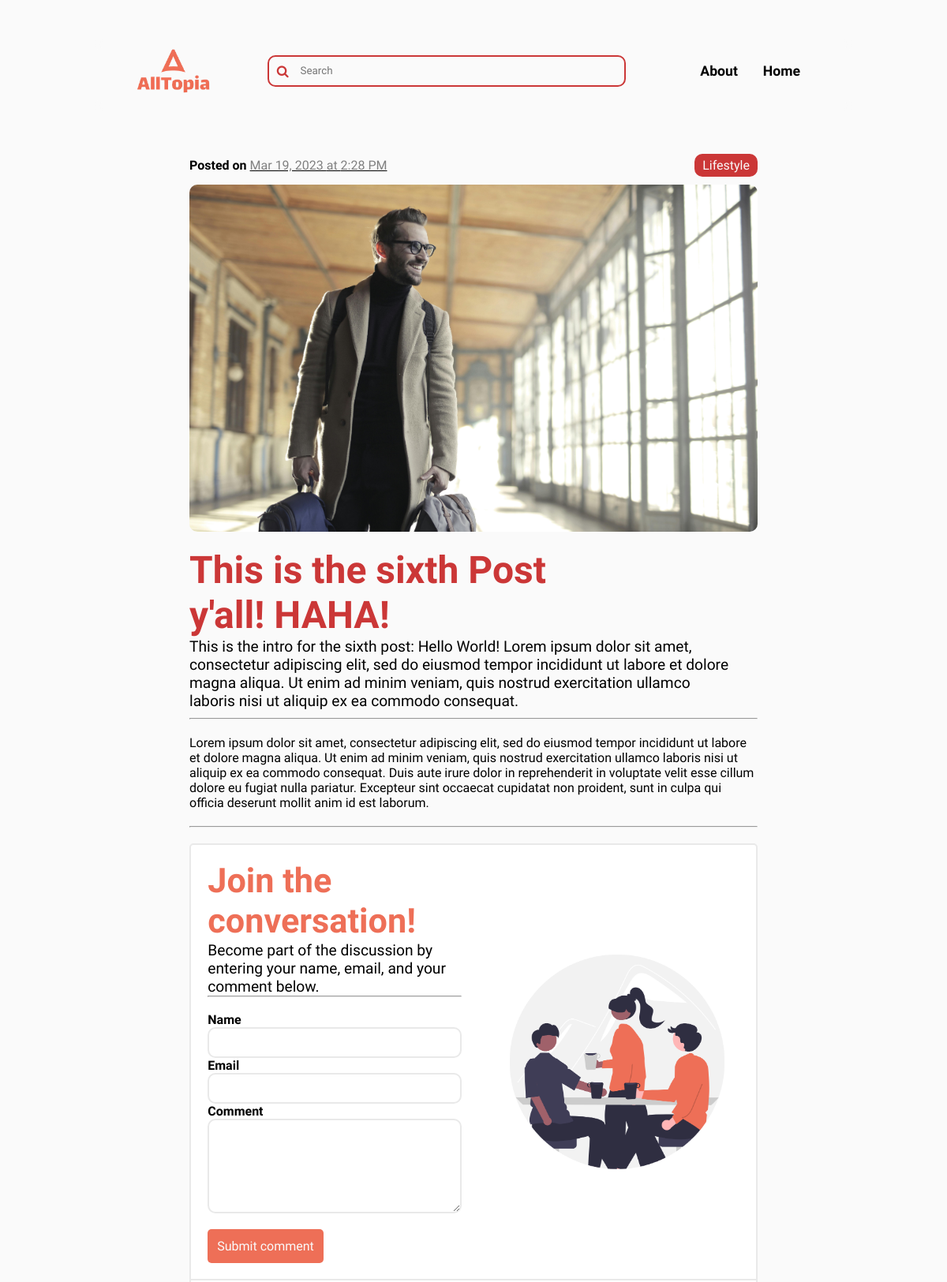
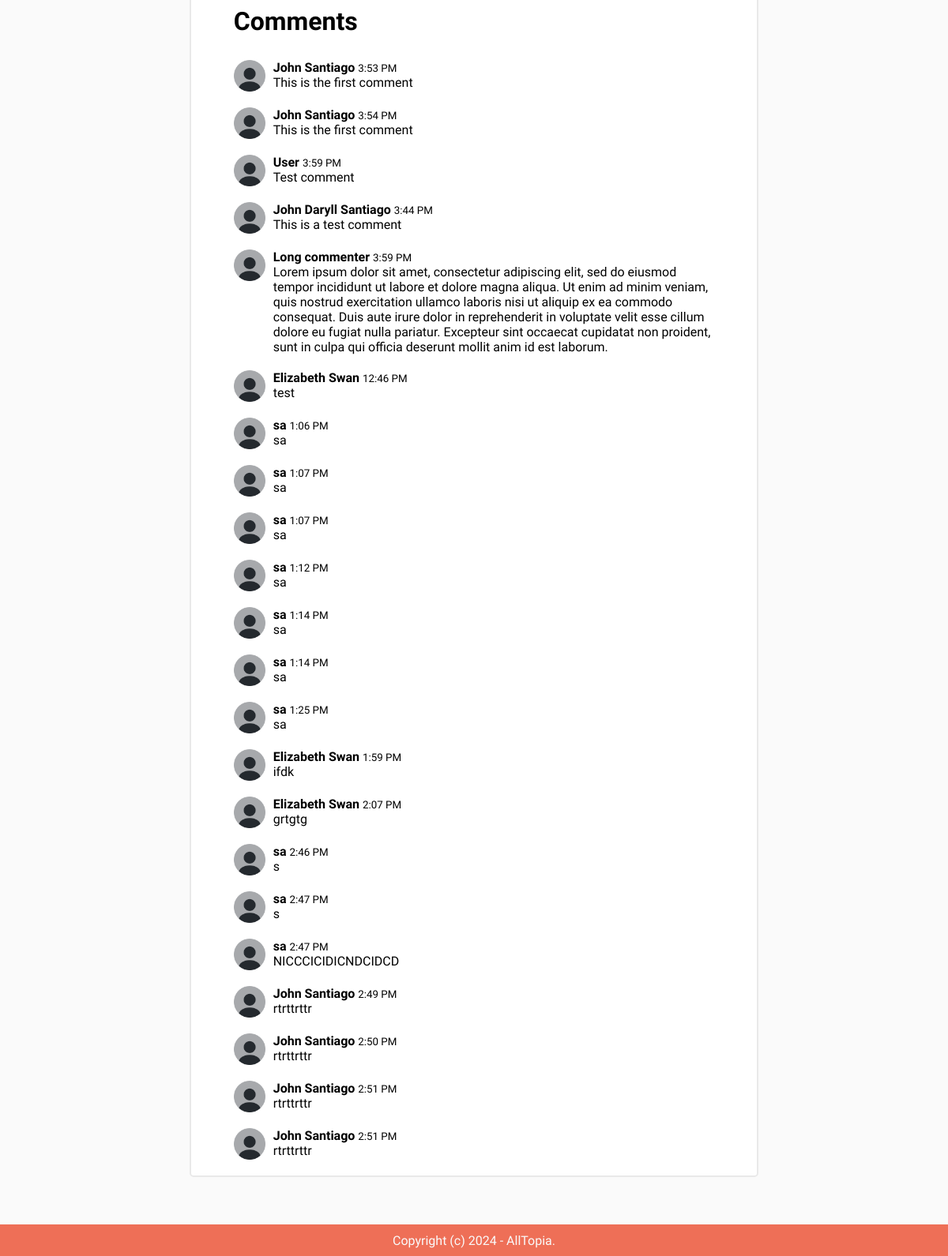
Page /lifestyle/this-is-the-sixth-post/ on the committed database (2 pictures, top to bottom).
### blog/models.py (models this page shows, shortened)
class Post(models.Model):
    ACTIVE  = 'active'
    DRAFT = 'draft'
    CHOICES_STATUS = (
        (ACTIVE, 'Active'),
        (DRAFT, 'Draft')
    )
    category = models.ForeignKey(Category, related_name='posts', on_delete=models.CASCADE)
    title = models.CharField(max_length=255)
    slug = models.SlugField()
    intro = models.TextField()
    body = models.TextField()
    created_at = models.DateTimeField(auto_now_add=True)
    status = models.CharField(max_length=10, choices=CHOICES_STATUS, default=ACTIVE)
    image = models.ImageField(upload_to='uploads/', blank=True, null=True)
    class Meta:
        ordering = ('-created_at',)

class Category(models.Model):
    title = models.CharField(max_length=255)
    slug = models.SlugField()
    class Meta:
        ordering = ('title',)
        verbose_name_plural = 'Categories'
    def __str__(self):
        return self.title

class Comment(models.Model):
    post = models.ForeignKey(Post, related_name='comments', on_delete = models.CASCADE)
    name = models.CharField(max_length=255)
    email = models.EmailField()
    body = models.TextField()
    created_at = models.DateTimeField(auto_now_add=True)

### blog/views.py (the view)
# urls.py: path('<slug:category_slug>/<slug:slug>/', views.detail, name='post_detail'),
def detail(request, category_slug, slug):
    post = get_object_or_404(Post, slug=slug, status=Post.ACTIVE)
    if request.method == 'POST':
        form = CommentForm(request.POST)
        if form.is_valid():
            comment = form.save(commit=False)
            comment.post = post
            comment.save()
            return render(request, 'blog/detail.html', {'post': post, 'form': form})
    else:
        form = CommentForm()
    form = CommentForm()
    return render(request, 'blog/detail.html', {'post': post, 'form': form})

### blog/forms.py
class CommentForm(forms.ModelForm):
    class Meta:
        model = Comment
        fields = ('name', 'email', 'body')

### blog/templates/blog/detail.html (shortened to what this page needs)
{% extends 'core/base.html' %}
{% block content %}
<div class="post-view-main-container">
    <div class="view-post-category-tag">
        <p class=""><strong>Posted on </strong><u><span class="post-view-date">{{ post.created_at|date:'M d, Y' }} at {{ post.created_at|date:'g:i A' }}</span></u></p>
        <p class="tag"><a href="{% url 'category_detail' post.category.slug %}" class="post-category-tag">{{post.category}} </a></p>
    </div>
    {% if post.image %}
        <div class="post-img" style="background-image: url('{{ post.image.url }}');"></div>
    {% endif %}
    <div class="post-view-content-container">
        <h2 class="">{{ post.title }}</h2>
        <p class="post-view-intro">{{ post.intro }} Lorem ipsum dolor sit amet, consectetur adipiscing elit, sed do eiusmod tempor incididunt ut labore et dolore magna aliqua. Ut enim ad minim veniam, quis nostrud exercitation ullamco laboris nisi ut aliquip ex ea commodo consequat.</p>
        <hr>
        <p class="post-view-content">{{ post.body }}</p>
        <hr>
    </div>
    <div class="comment-section-container">
        <div class="comment-section-header">
            <div class="comsec-fields-container">
                    <form method="POST" class="comment-form">
                        <p class="comment-header">Join the conversation!</p>
                        <p class="comment-sub-header">Become part of the discussion by entering your name, email, and your comment below.</p>
                        <hr>
                        <br>
                        <div class="field-group">
                            <label for="id_name">Name</label>
                            {{ form.name }}
                        </div>
                        <div class="field-group">
                            <label for="id_email">Email</label>
                            {{ form.email }}
                        </div>
                        <div class="field-group">
                            <label for="id_body">Comment</label>
                            {{ form.body }}
                        </div>
                        <button class="submit-btn">Submit comment</button>
                    </form>
                <div class="comsec-art">
                    <img src="../../static/assets/conversation.png" />
                </div>
            </div>
        </div>
        <div class="comsec-label">
            <p class="">Comments</p>
        </div>
        <div class="comments-main-container">
            {% for comment in post.comments.all %}
                <div class="comment-container">
                    <img src="../../static/assets/default-client-profile.png" class="default-account-image"/>
                        <div class="">
                            <strong>{{ comment.name }}</strong> <small>{{ comment.created_at|date:'g:i A'}}</small><br>
                            {{ comment.body }}
                        </div>
                </div>
            {% endfor %}
        </div>
    </div>
</div>
{% endblock %}

### core/static/css/styles.css (style rules this page uses)
body { scroll-behavior: smooth; background-color: var(--light-text-color); }
* { font-family: 'Mukta', sans-serif; margin: 0; padding: 0; }
a { text-decoration: none; color: var(--default-text-color); }
:root { --default-text-color: black; --page-theme-color: #EE6F57; --page-theme-color-darker: #CB3737; --light-text-color: #FAFAFA; }
.post-category-tag { padding: 5px 10px 5px 10px; background-color: var(--page-theme-color-darker); color: var(--light-text-color); border-radius: 10px; }
.view-post-category-tag { display: flex; justify-content: space-between; align-items: flex-end; width: 100%; border-radius: 0px; margin-bottom: 15px; }
.post-view-main-container { display: flex; flex-direction: column; margin: 50px auto auto auto; width: 60%; padding: 10px; }
.post-view-date { color: grey; }
.post-img { background-image: url('../assets/blog-image-test-large.jpg'); background-size:cover; background-position: center; width: auto; height: 55vh; border-radius: 10px; }
.post-view-content-container { width: 100%; margin-top: 20px; }
.post-view-content-container h2 { color: var(--page-theme-color-darker); font-size: 3.0rem; width: 70%; }
.post-view-intro { font-size: 1.2rem; width: 95%; margin-bottom: 10px; }
.post-view-content { margin-top: 20px; margin-bottom: 20px; }
.comment-section-container { margin-top: 20px; border-style: solid; border-width: 2px; border-color: #e9e9e9; border-radius: 5px; background-color: white; }
.comment-section-header { width: 100%; border-style: solid; border-width: 0 0 2px 0; border-color: #e9e9e9; }
.comment-header { font-size: 2.7rem; font-weight: 900; color: var(--page-theme-color) }
.comment-sub-header { font-size: 1.2rem; font-weight: 300; }
.comsec-fields-container { display: flex; justify-content: space-evenly; align-items: center; }
.comment-form { width: 45%; margin: 20px; }
.field-group { display: flex; flex-direction: column; }
.field-group label { display: block; font-weight: bold; }
.field-group input[type="text"], .field-group input[type="email"], .field-group textarea { width: 100%; padding: 10px; border: 2px solid #e9e9e9; border-radius: 10px; box-sizing: border-box; }
.field-group textarea { height: 120px; width: 100%; resize: vertical; }
.comsec-art { justify-content: center; }
.comsec-art img { margin: auto; width: 350px; height: auto; }
.submit-btn { color: var(--light-text-color); border: 2px solid transparent; border-radius: 5px; padding: 10px; margin-top: 20px; background-color: var(--page-theme-color); cursor: pointer; font-size: 1.0rem; }
.comsec-label { margin-top: 10px; display: flex; width: 100%; justify-content: center; }
.comsec-label p { width: 85%; font-size: 2.0rem; font-weight: 900; color: black; }
.comments-main-container { margin-top: 30px; }
.comment-container { display: flex; width: 85%; align-items: start; margin: 10px auto 20px auto }
.default-account-image { width: auto; height: 40px; margin-right: 10px; }

### rows in the picture
Post: created_at "Mar 19, 2023", created_at "2:28 PM", category "Lifestyle", image (picture), title "This is the sixth Post y'all! HAHA!", intro "This is the intro for the sixth post: Hello World!", body "Lorem ipsum dolor sit amet, consectetur adipiscing elit, sed do eiusmod tempor incididunt ut labore et dolore magna aliqua. Ut enim ad minim veniam, quis nostrud exercitation ullamco laboris nisi ut aliquip ex ea commodo consequat. Duis aute irure dolor in reprehenderit in voluptate velit esse cillum dolore eu fugiat nulla pariatur. Excepteur sint occaecat cupidatat non proident, sunt in culpa qui officia deserunt mollit anim id est laborum."
Comment: name "John Santiago", created_at "3:53 PM", body "This is the first comment"
Comment: name "John Santiago", created_at "3:54 PM", body "This is the first comment"
Comment: name "User", created_at "3:59 PM", body "Test comment"
Comment: name "John Daryll Santiago", created_at "3:44 PM", body "This is a test comment"
Comment: name "Long commenter", created_at "3:59 PM", body "Lorem ipsum dolor sit amet, consectetur adipiscing elit, sed do eiusmod tempor incididunt ut labore et dolore magna aliqua. Ut enim ad minim veniam, quis nostrud exercitation ullamco laboris nisi ut aliquip ex ea commodo consequat. Duis aute irure dolor in reprehenderit in voluptate velit esse cillum dolore eu fugiat nulla pariatur. Excepteur sint occaecat cupidatat non proident, sunt in culpa qui officia deserunt mollit anim id est laborum."
Comment: name "Elizabeth Swan", created_at "12:46 PM", body "test"
Comment: name "sa", created_at "1:06 PM", body "sa"
Comment: name "sa", created_at "1:07 PM", body "sa"
Comment: name "sa", created_at "1:07 PM", body "sa"
Comment: name "sa", created_at "1:12 PM", body "sa"
Comment: name "sa", created_at "1:14 PM", body "sa"
Comment: name "sa", created_at "1:14 PM", body "sa"
Comment: name "sa", created_at "1:25 PM", body "sa"
Comment: name "Elizabeth Swan", created_at "1:59 PM", body "ifdk"
Comment: name "Elizabeth Swan", created_at "2:07 PM", body "grtgtg"
Comment: name "sa", created_at "2:46 PM", body "s"
Comment: name "sa", created_at "2:47 PM", body "s"
Comment: name "sa", created_at "2:47 PM", body "NICCCICIDICNDCIDCD"
Comment: name "John Santiago", created_at "2:49 PM", body "rtrttrttr"
Comment: name "John Santiago", created_at "2:50 PM", body "rtrttrttr"
Comment: name "John Santiago", created_at "2:51 PM", body "rtrttrttr"
Comment: name "John Santiago", created_at "2:51 PM", body "rtrttrttr"
